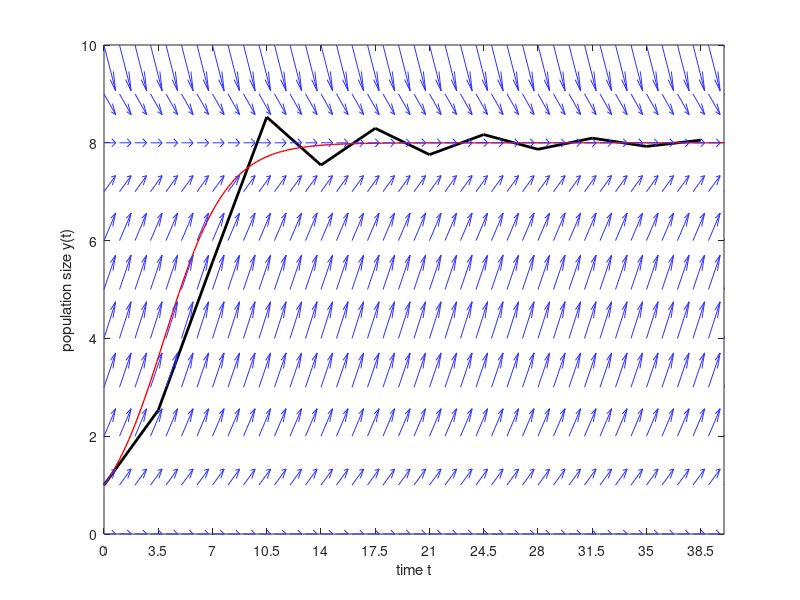

Here is the MATLAB script that generated this plot:
% make a quiver plot and plot solutions to logistic growth
% dy / dt = lambda * y * (1 - y/K)

clear;

% parameters
% ---

% critical h values are h = 0 (when flat, oscillation starts) and h = 4 (oscillation diverges

h = 1;
fout_name = 'logistic_euler_stable_red.pdf';

h = 4.5;
fout_name = 'logistic_euler_unstable_red.pdf';

h = 3.5;
fout_name = 'logistic_euler_osc_stable_red.pdf';

% fixed parameters
lambda = 0.5;
K = 8;  % carrying capacity
t_max = 40;
y_max = 10;  % compact

y0 = 1; %K; % just one solution

% arrow scaling
dt = 1;

% function
dydt = @(y) y * lambda * (1 - y / K);

% euler's method with large step size
% ---

nbr_steps = floor(t_max / h);
yV = zeros(nbr_steps+1, 1);
yV(1, 1) = y0;
tV = (0:h:t_max)';
for i = 1:nbr_steps
    yV(i+1) = yV(i) + h * dydt(yV(i));
end



% plot
% ---

% matlab on Linux is kooky, please leave this figure size as is
figure('Visible', 'off', 'Position', [100, 100, 200, 80]);

% plot Euler steps
plot_properties = plot(tV, yV, 'k-', "LineWidth", 2);
hold on;
%scatter(tV, yV, 'o', "MarkerEdgeColor", [0.9, 0.9, 0.9]);

% plot true solution
t_sol = linspace(0, t_max, 200);
y_sol = K ./ (1 + ((K/y0) - 1) * exp(-lambda * t_sol));
plot(t_sol, y_sol, 'r-', "LineWidth", 1);

% create grid for quiver plot
% t_range = linspace(0, t_max, y_max+1);
t_range = 0:dt:t_max;
y_range = linspace(0, y_max, y_max+1);
[T, Y] = meshgrid(t_range, y_range);

% compute direction field (dt = 1, dy = lambda * y * (1 - y/K))
dT = dt * ones(size(T));
dY = dt * lambda * Y .* (1 - Y/K);

% plot quivers
quiver(T, Y, dT, dY, "AutoScale", "on", "Color", [0.2, 0.2, 1]);
hold off;

% add horizontal line at carrying capacity
% plot([0, t_max], [K, K], 'r:', 'LineWidth', 1);

% decorate
% title({"solutions to dy/dt = \lambda y (1 - y/K)", sprintf("for \\lambda = %.1f, K = %d", lambda, K)})
xlabel("time t")
ylabel("population size y(t)")
%axis equal;

% set axis limits
xlim([0, t_max]);
ylim([0, y_max]);
xticks([0:h:t_max]);

exportgraphics(gcf, fout_name, 'ContentType', 'vector', 'BackgroundColor', 'none')
